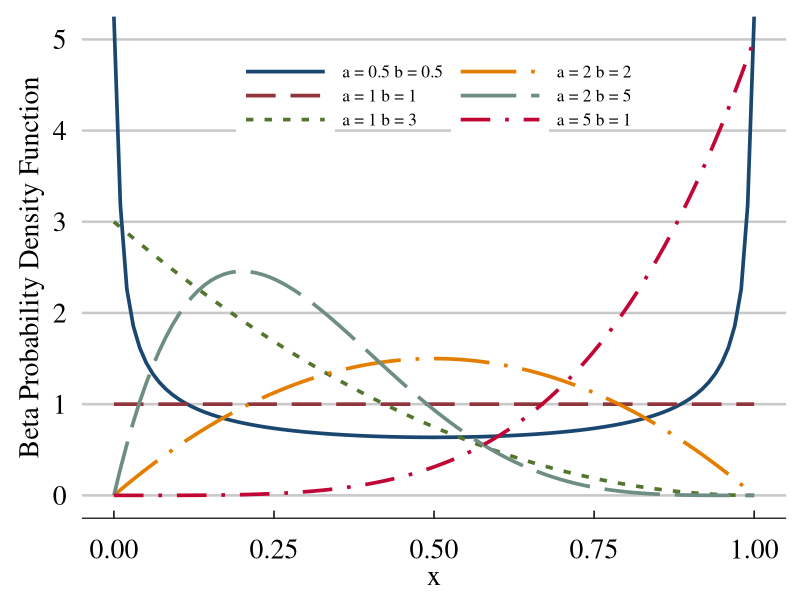

The R source for this figure:
# Plot Normal, Bernoulli and Beta distributions for paper
require(ggplot2)
require(ggthemes)

x <- seq(0, 1, length = 100)

a <- c(0.5,1,5,1,2,2)
b <- c(0.5,1,1,3,2,5)
  

y <- list()
for (i in 1:6){  
y[[i]] <- dbeta(x, a[i], b[i])
}


b1 <- data.frame(x,y=y[[1]])
b2 <- data.frame(x,y=y[[2]])
b3 <- data.frame(x,y=y[[3]])
b4 <- data.frame(x,y=y[[4]])
b5 <- data.frame(x,y=y[[5]])
b6 <- data.frame(x,y=y[[6]])


b_all <- rbind(b1,b2,b3,b4,b5,b6)

b_all$case <- rep(c("a = 0.5 b = 0.5", "a = 1 b = 1",  "a = 5 b = 1","a = 1 b = 3","a = 2 b = 2","a = 2 b = 5"),each=100)

pdf("beta_dist.pdf",width = 10,height = 8)
ggplot(b_all,aes(x=x,y=y,group=case,color=case,linetype=case)) +
  geom_line(name="",size=1.25) + scale_color_stata(name="") +
  scale_linetype_stata(name="") +
  theme_economist_white() +
  theme(legend.key.width = unit(2.5, "cm"),legend.text=element_text(size=12.5),legend.background = element_rect(fill="transparent"),
        legend.key = element_rect(fill = "white",color = "white"),
        plot.background = element_rect(fill = "white"),
        legend.position=c(0.5,0.875),
        axis.title.y = element_text(vjust = 0.1,margin=margin(0,10,0,0)),
        axis.title.x = element_text(vjust = -0.25),
        text = element_text(size = 20,family="serif")) +
    ylab("Beta Probability Density Function") +
  guides(col = guide_legend(nrow=3))
dev.off()
